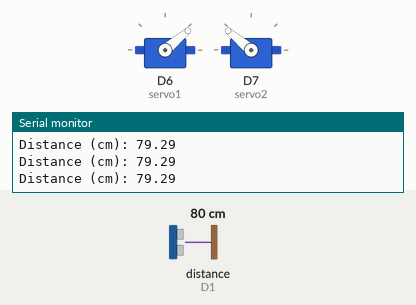
This sketch was run on a simulated ESP8266 (NodeMCU). Parts: 2 × servo, the last lines printed to the serial monitor. Wiring (inferred from the names in the program): ultrasonic range finder: trigger D2; echo D1. Inputs (shaded band) come from the test bench; at power-on: distance to the obstacle (sensor on D1) 80 cm. The echo pulse lasts 58.3 µs per cm.

Above: at 1.2 s.
1.3 s: distance to the obstacle (sensor on D1) set to 22 cm
2.8 s: distance to the obstacle (sensor on D1) set to 18 cm
At 4.6 s:
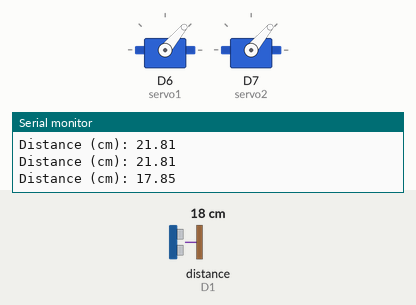
5.8 s: distance to the obstacle (sensor on D1) set to 35 cm
8.2 s: distance to the obstacle (sensor on D1) set to 2 cm
At 8.9 s:
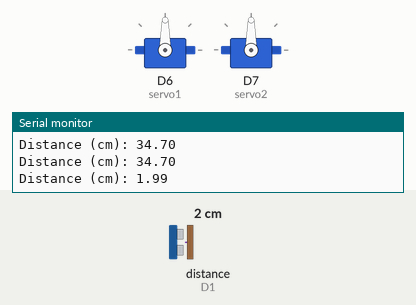
Timing chart, 0 to 12.2 s (numbered marks = the images above; inputs shaded):
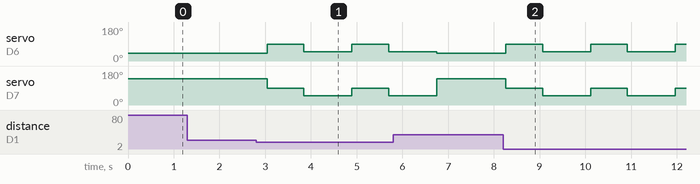

The sketch:

RobotESP8266StandaloneUltrasonicSensor.ino
```cpp
/*
 * rosserial Publisher Example
 * Install Library rosserial
 * Control robot via keyboard :  rosrun teleop_twist_keyboard teleop_twist_keyboard.py
 * messages are subscribed to "cmd_vel".
 * These commands are used in arduino. See code : esp8266RosServoControl.ino
 * Because servo's are mounted in mirror, you need to switch direction. So servo's run in same direction.
 * This intend to connect to a Wifi Access Point
 * and a rosserial socket server.
 * You can launch the rosserial socket server with
 * roslaunch rosserial_server socket.launch
 * The default port is 11411
 *
 */

#if (ARDUINO >= 100)
 #include <Arduino.h>
#else
 #include <WProgram.h>
#endif

#include <ESP8266WiFi.h>
#include <Servo.h>

const int trigPin = D2;
const int echoPin = D1;

//define sound velocity in cm/uS
#define SOUND_VELOCITY 0.034
#define CM_TO_INCH 0.393701

long duration;
float distanceCm;
float distanceInch;


const char* ssid     = "DINNO";
const char* password = "";

Servo servo1;
Servo servo2;

float distance = 1000;


void setup()
{
  // Use ESP8266 serial to monitor the process
  Serial.begin(115200);
  pinMode(trigPin, OUTPUT); // Sets the trigPin as an Output
  pinMode(echoPin, INPUT); // Sets the echoPin as an Input

  Serial.println();
  Serial.print("Connecting to ");
  Serial.println(ssid);

  // Connect the ESP8266 the the wifi AP
  /*
  WiFi.begin(ssid, password);
  while (WiFi.status() != WL_CONNECTED) {
    delay(500);
    Serial.print(".");
  }
  Serial.println("");
  Serial.println("WiFi connected");
  Serial.println("IP address: ");
  Serial.println(WiFi.localIP());
  */

  servo1.attach(D6);
  servo2.attach(D7);

  servo1.write(90); //set servo angle, should be from 0-180
  servo2.write(90); //set servo angle, should be from 0-180

}


void loop()
{

  // Clears the trigPin
  digitalWrite(trigPin, LOW);
  delayMicroseconds(2);
  // Sets the trigPin on HIGH state for 10 micro seconds
  digitalWrite(trigPin, HIGH);
  delayMicroseconds(10);
  digitalWrite(trigPin, LOW);

  // Reads the echoPin, returns the sound wave travel time in microseconds
  duration = pulseIn(echoPin, HIGH);

  // Calculate the distance
  distanceCm = duration * SOUND_VELOCITY/2;
  // Prints the distance on the Serial Monitor
  Serial.print("Distance (cm): ");
  Serial.println(distanceCm);

  if (distanceCm < 20.0) {
      servo1.write(90);
      servo2.write(90);
      delay(800);
      servo1.write(50);
      servo2.write(50);
      delay(800);

  } else {
      servo1.write(40);
      servo2.write(140);
  }

  delay(250);
}
```

Measured:
- the behaviour switches between 21 and 20 cm on distance to the obstacle (sensor on D1) (found by bisection; images 0 and 1)
- after the input at 2.8 s, servo on D6 (servo1), servo on D7 (servo2): alternates 90° for 0.80 s and 50° for 1.1 s, starting after 0.24 s
- after the input at 8.2 s, servo on D6 (servo1), servo on D7 (servo2): alternates 90° for 0.80 s and 50° for 1.1 s, starting after 0.06 s
